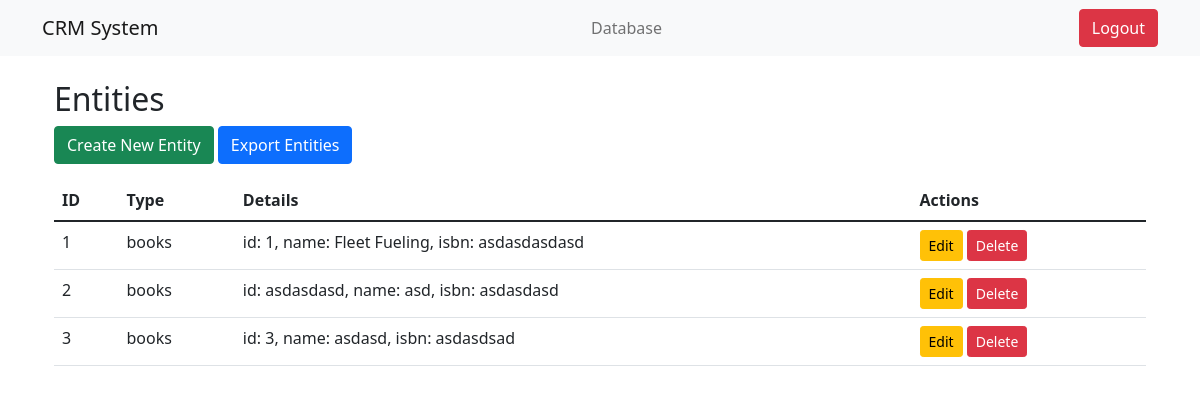
/entities (signed in), run on the app's committed database.
### tables this page shows
CREATE TABLE dynamic_entities (
                id INTEGER PRIMARY KEY,
                type TEXT NOT NULL,
                data TEXT NOT NULL,
                created_at DATETIME DEFAULT CURRENT_TIMESTAMP
            );

### app.py (the view)
@app.route('/entities')
@login_required
def list_entities():
    entities = db.get_entities()
    return render_template('entities_list.html', entities=entities)

### auth.py (called while the page is built)
def login_required(f):
    @wraps(f)
    def decorated_function(*args, **kwargs):
        if 'user' not in session:
            flash('Please log in to access this page', 'warning')
            return redirect(url_for('login'))
        return f(*args, **kwargs)
    return decorated_function

### database.py (called while the page is built)
    def connect(self):
        self.conn = sqlite3.connect(self.db_path)
        self.cursor = self.conn.cursor()

    def close(self):
        if self.conn:
            self.conn.close()

    def get_entities(self, type_name=None):
        self.connect()
        try:
            if type_name:
                self.cursor.execute('''
                    SELECT id, type, data
                    FROM dynamic_entities
                    WHERE type = ?
                ''', (type_name,))
            else:
                self.cursor.execute('''
                    SELECT id, type, data
                    FROM dynamic_entities
                ''')
            entities = [
                {
                    'id': row[0],
                    'type': row[1],
                    'data': json.loads(row[2])
                }
                for row in self.cursor.fetchall()
            ]
            return entities
        finally:
            self.close()

### templates/entities_list.html
{% extends "base.html" %}
{% block content %}
<div class="container">
    <h2>Entities</h2>
    <div class="mb-3">
        <a href="{{ url_for('create_entity') }}" class="btn btn-success">Create New Entity</a>
        <a href="{{ url_for('export_entities') }}" class="btn btn-primary">Export Entities</a>
    </div>
    <table class="table">
        <thead>
            <tr>
                <th>ID</th>
                <th>Type</th>
                <th>Details</th>
                <th>Actions</th>
            </tr>
        </thead>
        <tbody>
            {% for entity in entities %}
            <tr>
                <td>{{ entity.id }}</td>
                <td>{{ entity.type }}</td>
                <td>
                    {% for key, value in entity.data.items() %}
                        {{ key }}: {{ value }}{% if not loop.last %}, {% endif %}
                    {% endfor %}
                </td>
                <td>
                    <a href="{{ url_for('edit_entity', entity_id=entity.id) }}" class="btn btn-warning btn-sm">Edit</a>
                    <form action="{{ url_for('delete_entity', entity_id=entity.id) }}" method="POST" class="d-inline">
                        <button type="submit" class="btn btn-danger btn-sm">Delete</button>
                    </form>
                </td>
            </tr>
            {% endfor %}
        </tbody>
    </table>
</div>
{% endblock %}

### data on the page
dynamic_entities: id "1", type "books", data "id" "name" "isbn", data "1" "Fleet Fueling" "asdasdasdasd"
dynamic_entities: id "2", type "books", data "id" "name" "isbn", data "asdasdasd" "asd" "asdasdasd"
dynamic_entities: id "3", type "books", data "id" "name" "isbn", data "3" "asdasd" "asdasdsad"
